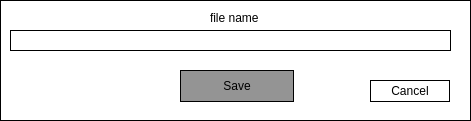
   <widget class="QWidget" name="fileSaveWidget" native="true">
    <property name="geometry">
     <rect>
      <x>200</x>
      <y>130</y>
      <width>471</width>
      <height>121</height>
     </rect>
    </property>
    <property name="styleSheet">
     <string notr="true">background: white; border: 1px solid black</string>
    </property>
    <widget class="QPushButton" name="saveFileNowButton">
     <property name="geometry">
      <rect>
       <x>180</x>
       <y>70</y>
       <width>114</width>
       <height>32</height>
      </rect>
     </property>
     <property name="styleSheet">
      <string notr="true">background:rgb(148, 148, 148)</string>
     </property>
     <property name="text">
      <string>Save</string>
     </property>
    </widget>
    <widget class="QLineEdit" name="saveFileNameBox">
     <property name="geometry">
      <rect>
       <x>10</x>
       <y>30</y>
       <width>441</width>
       <height>21</height>
      </rect>
     </property>
    </widget>
    <widget class="QPushButton" name="cancelFileISave">
     <property name="geometry">
      <rect>
       <x>370</x>
       <y>80</y>
       <width>80</width>
       <height>22</height>
      </rect>
     </property>
     <property name="text">
      <string>Cancel</string>
     </property>
    </widget>
    <widget class="QLabel" name="label_58">
     <property name="geometry">
      <rect>
       <x>210</x>
       <y>10</y>
       <width>71</width>
       <height>16</height>
      </rect>
     </property>
     <property name="styleSheet">
      <string notr="true">border: white</string>
     </property>
     <property name="text">
      <string>file name</string>
     </property>
    </widget>
   </widget>
